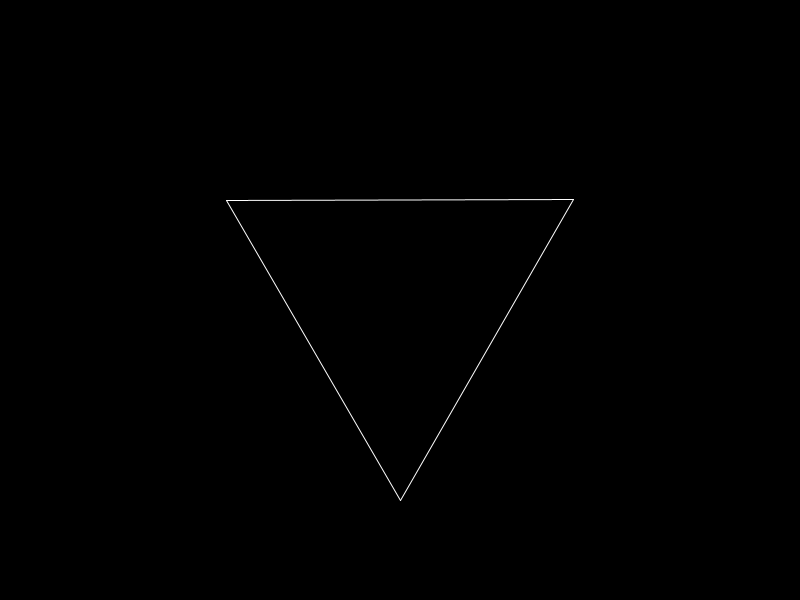
Frame 1 (no input)
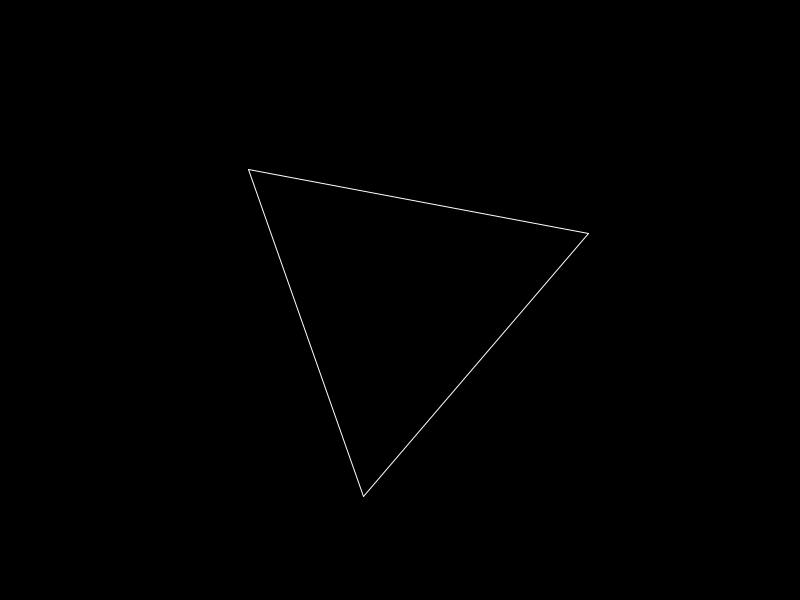
Frame 60 (the mouse pressed at the canvas centre just before this capture)
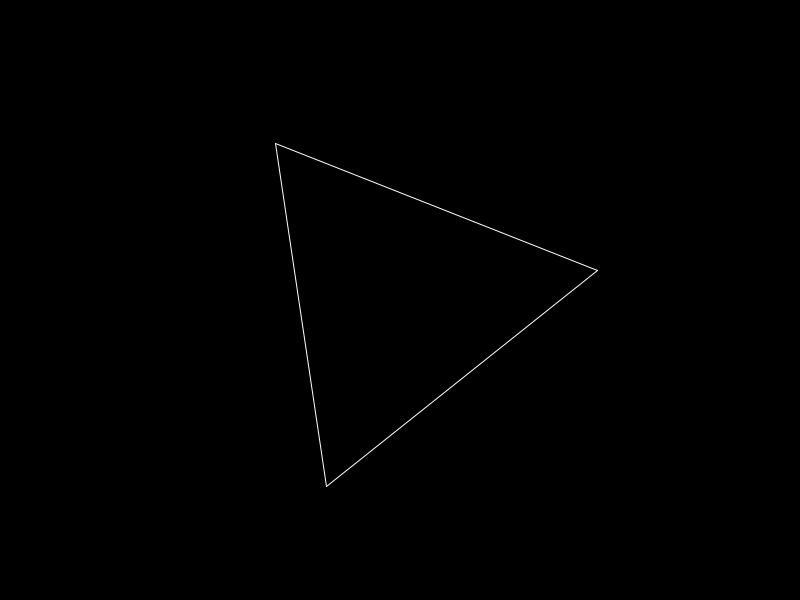
Frame 120 (the mouse held since frame 60 and released just before this capture)

The Processing sketch that drew these frames (run headless with seeded random() and noise(); from frame 60 on, the mouse is pressed at the canvas centre):

// Processing sketch: SingleSnowflake
// ── SingleSnowflake.pde
Snowflake sf;

void setup() {
  frameRate(30);
  size(800,600);
  background(0);
  sf = new Snowflake(new PVector(400,300),new PVector(0,0), 200.0, PI/1000,0);
}

void draw() {
    background(0);
    sf.display();
    sf.update();
}

void mouseClicked() {
  sf.grow();
}

// ── LineSeg.pde
class LineSeg  {
  PVector pt_A;
  PVector pt_B;
  
  LineSeg( PVector p_A, PVector p_B ) {
    pt_A=p_A.get();
    pt_B=p_B.get();
  }
  
  void display() {
    stroke(255,255);
    line(pt_A.x,pt_A.y,pt_B.x,pt_B.y);
  }
  
    PVector param(PVector A, PVector B, float t) {
    PVector v = PVector.sub(B,A);
    v.mult(t);
    v.add(A);
    return(v);
  }
  
  PVector t1AB()  {
   return param(pt_A, pt_B , 1.0/3);
  }
 
  PVector t2AB()  {
   return param(pt_A, pt_B , 2.0/3);
  }

  PVector midAB()  {
   return param(pt_A, pt_B , 0.5);
  }
  PVector tri() {
    PVector v = PVector.sub(t2AB(),t1AB());
    v.rotate(PI/3);
    v.add(t1AB());
    return(v);
  }
}

// ── Snowflake.pde
class Snowflake {
  ArrayList<LineSeg> segs;
  PVector pos;
  PVector vel;
  float size;
  float rot;
  float rotspeed;
  PVector pt_A;
  PVector pt_B;
  PVector pt_C;
  PVector rad;
  int num;
  
  Snowflake(PVector p, PVector v, float sz, float rsp, int n) {
    segs = new ArrayList<LineSeg>();
    pos = p.get();
    vel = v.get();
    size = sz;
    rotspeed = rsp;
    num = n;
    rot = 0.0;
    rad = new PVector(0.0,size);
    pt_A = PVector.add(new PVector(0.0,0.0), rad);
    rad.rotate(-2.0*PI/3);
    pt_B = PVector.add(new PVector(0.0,0.0), rad);
    rad.rotate(-2.0*PI/3);
    pt_C = PVector.add(new PVector(0.0,0.0), rad);
       
    segs.add(new LineSeg(pt_A , pt_B ));
    segs.add(new LineSeg(pt_B , pt_C ));
    segs.add(new LineSeg(pt_C , pt_A ));
    
    for (int i=0; i<n ; i++) {
      grow();
    }

  }
  
  void display() {
    pushMatrix();
    translate(pos.x,pos.y);
    rotate(rot);
    for (LineSeg s: segs) {
      s.display();
    }
    popMatrix();
  }
  
  void update() {
    rot = rot + rotspeed;
    if (pos.y<height) {
    pos.add(vel);
    }
  }
  
  boolean issettled() {
    return (pos.y >= height); 
  }
  
  void grow() {
    for (int i = segs.size()-1; i >= 0 ; i--) {
      LineSeg s = segs.get(i);
      segs.add(new LineSeg(s.pt_A,s.t1AB()));
      segs.add(new LineSeg(s.t1AB(),s.tri()));
      segs.add(new LineSeg(s.tri(),s.t2AB()));
      segs.add(new LineSeg(s.t2AB(),s.pt_B));
      segs.remove(i);
    }
  }
}
